Frame 1 (no input): blank canvas, image omitted
Frame 60 (no input): blank canvas, image omitted
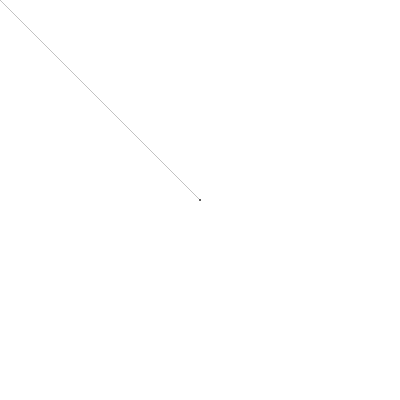
Frame 120 (the mouse pressed at the canvas centre since frame 60)

The p5.js sketch whose frames 1 and 60 were blank and that drew this single picture after the mouse press (run headless with seeded random() and noise() and a simulated clock; from frame 60 on, the mouse is pressed at the canvas centre):

// p5.js sketch
// ── sketch.js

function setup() {
  createCanvas(400, 400);
  console.log("whatever")
}
 function draw() {

  var mouseSpeed = Math.abs(mouseX - pmouseX);
  stroke(100,100);
  strokeWeight(1);


  if (mouseIsPressed) {
      line(mouseX,mouseY,pmouseX,pmouseY);
  }
  if (keyIsPressed) {
    background(255);
  }
 }
